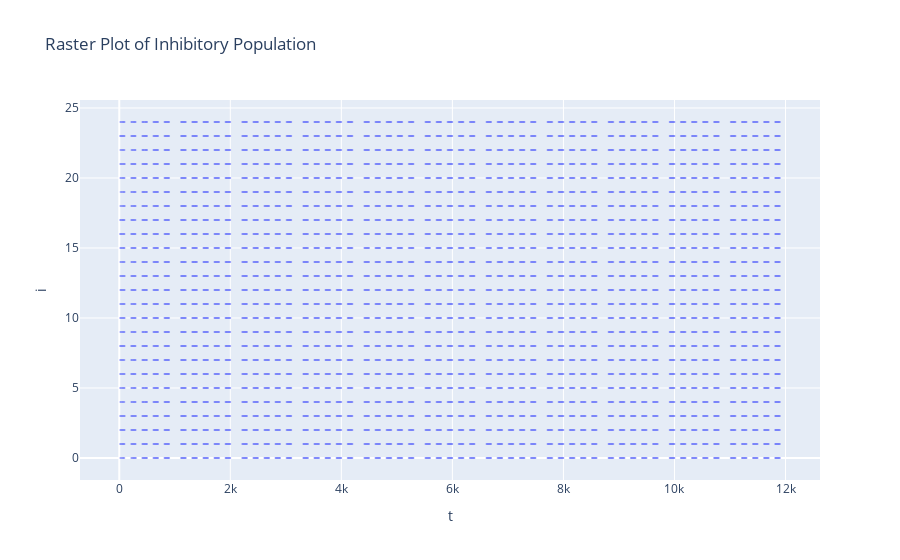
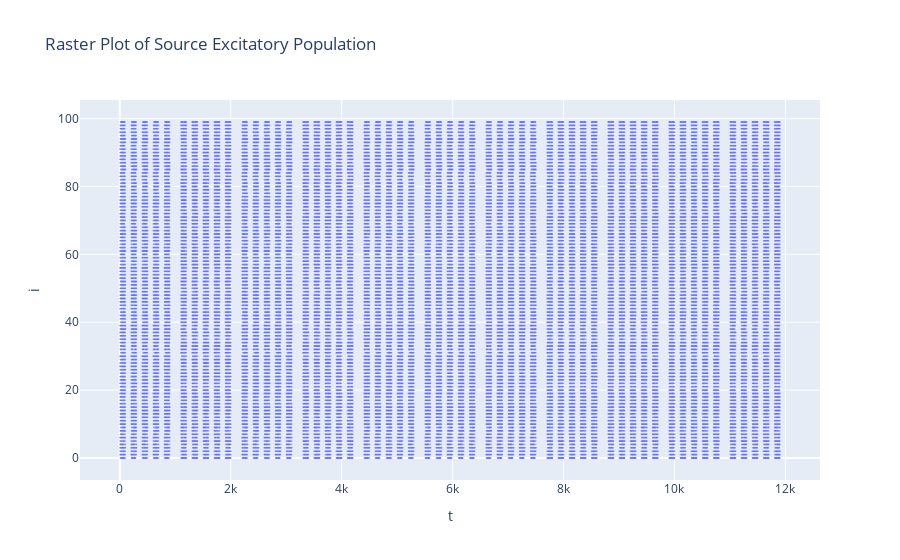
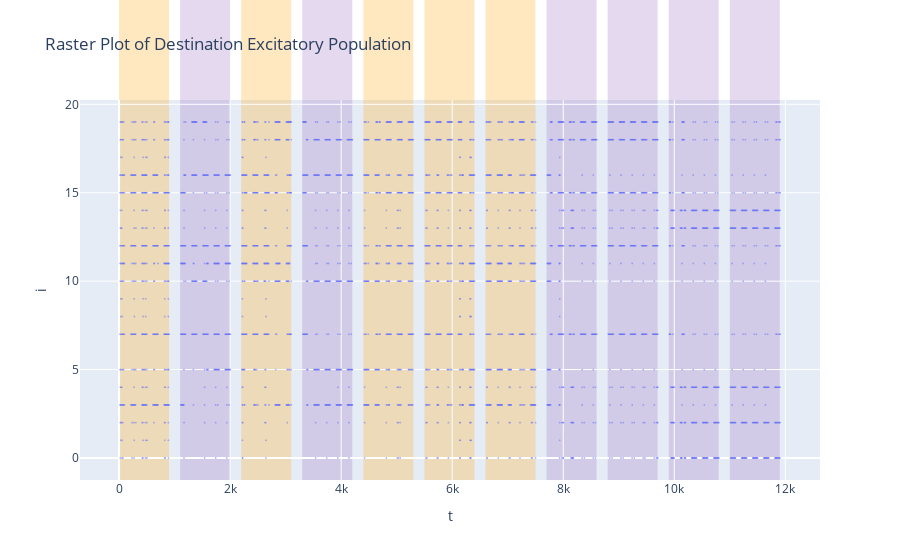

The notebook cell saved with these charts, in order:
### Markdown cell above
## Check The Results

### Code cell
plot_network(net, inputs.signal_orders, TOTAL_DURATION//ITER_NO, REST, ITER_NO)

### Figure 1 — Plotly figure (JSON) as saved in the notebook; plotly's stock layout.template omitted (floating-point values rounded to 4 significant figures; data arrays with more than 128 entries replaced by an {"elided": "..."} marker saying what was removed)
{"data": [{"hovertemplate": "t=%{x}<br>i=%{y}<extra></extra>", "legendgroup": "", "marker": {"color": "#636efa", "opacity": 0.5, "size": 2, "symbol": "circle"}, "mode": "markers", "name": "", "showlegend": false, "type": "scattergl", "x": {"elided": "15015 int values"}, "xaxis": "x", "y": {"elided": "15015 int values"}, "yaxis": "y"}], "layout": {"legend": {"tracegroupgap": 0}, "title": {"text": "Raster Plot of Inhibitory Population"}, "xaxis": {"anchor": "y", "domain": [0, 1], "title": {"text": "t"}}, "yaxis": {"anchor": "x", "domain": [0, 1], "title": {"text": "i"}}}}

### Figure 2 — Plotly figure (JSON) as saved in the notebook; plotly's stock layout.template omitted (floating-point values rounded to 4 significant figures; data arrays with more than 128 entries replaced by an {"elided": "..."} marker saying what was removed)
{"data": [{"hovertemplate": "t=%{x}<br>i=%{y}<extra></extra>", "legendgroup": "", "marker": {"color": "#636efa", "opacity": 0.5, "size": 2, "symbol": "circle"}, "mode": "markers", "name": "", "showlegend": false, "type": "scattergl", "x": {"elided": "87999 int values"}, "xaxis": "x", "y": {"elided": "87999 int values"}, "yaxis": "y"}], "layout": {"legend": {"tracegroupgap": 0}, "title": {"text": "Raster Plot of Source Excitatory Population"}, "xaxis": {"anchor": "y", "domain": [0, 1], "title": {"text": "t"}}, "yaxis": {"anchor": "x", "domain": [0, 1], "title": {"text": "i"}}}}

### Figure 3 — Plotly figure (JSON) as saved in the notebook; plotly's stock layout.template omitted (floating-point values rounded to 4 significant figures; data arrays with more than 128 entries replaced by an {"elided": "..."} marker saying what was removed)
{"data": [{"hovertemplate": "t=%{x}<br>i=%{y}<extra></extra>", "legendgroup": "", "marker": {"color": "#636efa", "opacity": 0.5, "size": 2, "symbol": "circle"}, "mode": "markers", "name": "", "showlegend": false, "type": "scattergl", "x": {"elided": "4763 int values"}, "xaxis": "x", "y": {"elided": "4763 int values"}, "yaxis": "y"}], "layout": {"legend": {"tracegroupgap": 0}, "shapes": [{"fillcolor": "orange", "layer": "below", "line": {"width": 0}, "opacity": 0.25, "type": "rect", "x0": "0", "x1": "900", "xref": "x", "y0": "0", "y1": "14", "yref": "y domain"}, {"fillcolor": "#9467bd", "layer": "below", "line": {"width": 0}, "opacity": 0.25, "type": "rect", "x0": "1100", "x1": "2000", "xref": "x", "y0": "0", "y1": "14", "yref": "y domain"}, {"fillcolor": "orange", "layer": "below", "line": {"width": 0}, "opacity": 0.25, "type": "rect", "x0": "2200", "x1": "3100", "xref": "x", "y0": "0", "y1": "14", "yref": "y domain"}, {"fillcolor": "#9467bd", "layer": "below", "line": {"width": 0}, "opacity": 0.25, "type": "rect", "x0": "3300", "x1": "4200", "xref": "x", "y0": "0", "y1": "14", "yref": "y domain"}, {"fillcolor": "orange", "layer": "below", "line": {"width": 0}, "opacity": 0.25, "type": "rect", "x0": "4400", "x1": "5300", "xref": "x", "y0": "0", "y1": "14", "yref": "y domain"}, {"fillcolor": "orange", "layer": "below", "line": {"width": 0}, "opacity": 0.25, "type": "rect", "x0": "5500", "x1": "6400", "xref": "x", "y0": "0", "y1": "14", "yref": "y domain"}, {"fillcolor": "orange", "layer": "below", "line": {"width": 0}, "opacity": 0.25, "type": "rect", "x0": "6600", "x1": "7500", "xref": "x", "y0": "0", "y1": "14", "yref": "y domain"}, {"fillcolor": "#9467bd", "layer": "below", "line": {"width": 0}, "opacity": 0.25, "type": "rect", "x0": "7700", "x1": "8600", "xref": "x", "y0": "0", "y1": "14", "yref": "y domain"}, {"fillcolor": "#9467bd", "layer": "below", "line": {"width": 0}, "opacity": 0.25, "type": "rect", "x0": "8800", "x1": "9700", "xref": "x", "y0": "0", "y1": "14", "yref": "y domain"}, {"fillcolor": "#9467bd", "layer": "below", "line": {"width": 0}, "opacity": 0.25, "type": "rect", "x0": "9900", "x1": "10800", "xref": "x", "y0": "0", "y1": "14", "yref": "y domain"}, {"fillcolor": "#9467bd", "layer": "below", "line": {"width": 0}, "opacity": 0.25, "type": "rect", "x0": "11000", "x1": "11900", "xref": "x", "y0": "0", "y1": "14", "yref": "y domain"}], "title": {"text": "Raster Plot of Destination Excitatory Population"}, "xaxis": {"anchor": "y", "domain": [0, 1], "title": {"text": "t"}}, "yaxis": {"anchor": "x", "domain": [0, 1], "title": {"text": "i"}}}}
